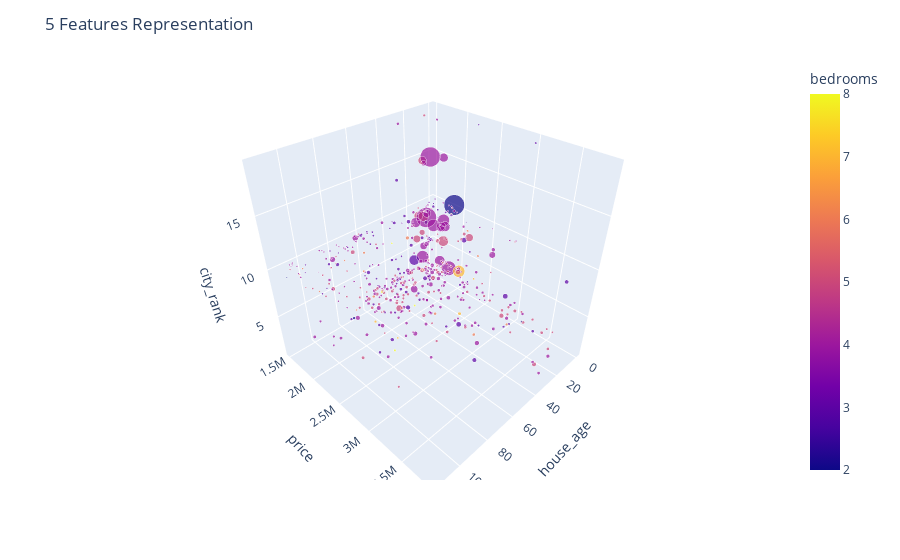

Source (notebook cell):
### Code cell
fig1 = px.scatter_3d(data_df, x="house_age", y="price",z="city_rank",
                     color="bedrooms",size="sqft_lot")
fig1.update_layout(title="5 Features Representation")
fig1.show()

### Figure 1 — Plotly figure (JSON) as saved in the notebook; plotly's stock layout.template omitted (floating-point values rounded to 4 significant figures; data arrays with more than 128 entries replaced by an {"elided": "..."} marker saying what was removed)
{"data": [{"hovertemplate": "house_age=%{x}<br>price=%{y}<br>city_rank=%{z}<br>sqft_lot=%{marker.size}<br>bedrooms=%{marker.color}<extra></extra>", "legendgroup": "", "marker": {"color": {"elided": "500 int values"}, "coloraxis": "coloraxis", "size": {"elided": "500 int values"}, "sizemode": "area", "sizeref": 2301.0, "symbol": "circle"}, "mode": "markers", "name": "", "scene": "scene", "showlegend": false, "type": "scatter3d", "x": {"elided": "500 int values"}, "y": {"elided": "500 int values"}, "z": {"elided": "500 int values"}}], "layout": {"coloraxis": {"colorbar": {"title": {"text": "bedrooms"}}, "colorscale": [[0, "#0d0887"], [0.1111, "#46039f"], [0.2222, "#7201a8"], [0.3333, "#9c179e"], [0.4444, "#bd3786"], [0.5556, "#d8576b"], [0.6667, "#ed7953"], [0.7778, "#fb9f3a"], [0.8889, "#fdca26"], [1, "#f0f921"]]}, "legend": {"itemsizing": "constant", "tracegroupgap": 0}, "margin": {"t": 60}, "scene": {"domain": {"x": [0, 1], "y": [0, 1]}, "xaxis": {"title": {"text": "house_age"}}, "yaxis": {"title": {"text": "price"}}, "zaxis": {"title": {"text": "city_rank"}}}, "title": {"text": "5 Features Representation"}}}
